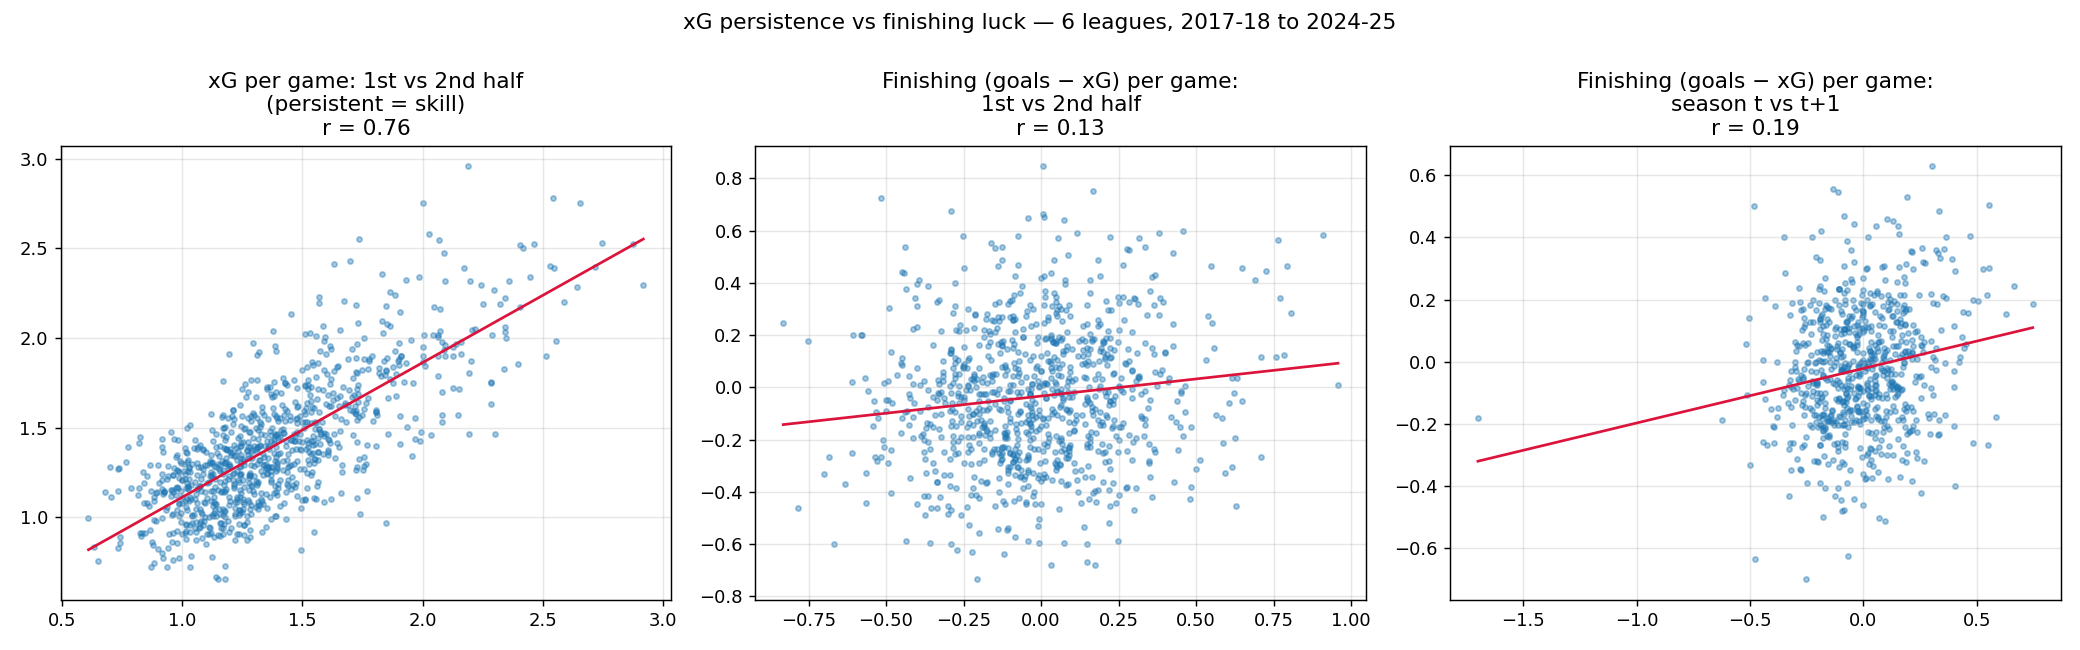

Reproduce this figure in Python.
"""xG over/under-performance study on the bundled FBref data.

Questions answered (all leagues, 2017-18 -> 2024-25):
1. Is finishing over-performance (goals - xG) persistent skill or luck?
   Split-half and season-to-season correlations.
2. Does first-half-of-season xG difference predict second-half points better
   than actual goal difference does?

Outputs printed stats, research/results_xg.json and research/xg_analysis.png.

Usage:
    python research/xg_analysis.py [--db /tmp/pl.db]
"""

import argparse
import json
import sqlite3
from pathlib import Path

import matplotlib

matplotlib.use("Agg")
import matplotlib.pyplot as plt  # noqa: E402
import numpy as np  # noqa: E402
import pandas as pd  # noqa: E402


def load_team_games(db_path):
    conn = sqlite3.connect(db_path)
    df = pd.read_sql(
        """SELECT g.id game_id, g.date, g.season, l.name league,
                  gs.team_id, gs.xG,
                  CASE WHEN gs.team_id = g.home_team_id THEN g.home_goals
                       ELSE g.away_goals END goals_for,
                  CASE WHEN gs.team_id = g.home_team_id THEN g.away_goals
                       ELSE g.home_goals END goals_against
           FROM game_stats gs
           JOIN game g ON g.id = gs.game_id
           JOIN league l ON l.id = g.league_id""",
        conn,
        parse_dates=["date"],
    )
    conn.close()
    df["points"] = np.select(
        [df.goals_for > df.goals_against, df.goals_for == df.goals_against],
        [3, 1], default=0)
    # opponent xG against this team (for xG-difference)
    opp = df[["game_id", "team_id", "xG"]].rename(
        columns={"team_id": "opp_id", "xG": "xG_against"})
    df = df.merge(opp, on="game_id")
    df = df[df.team_id != df.opp_id].drop(columns="opp_id")
    return df.sort_values(["team_id", "date"]).reset_index(drop=True)


def split_half(df):
    """Tag each team-season game as first or second half of that team's season."""
    df = df.copy()
    df["game_no"] = df.groupby(["team_id", "season"]).cumcount()
    n_games = df.groupby(["team_id", "season"])["game_no"].transform("max") + 1
    df["half"] = np.where(df["game_no"] < n_games / 2, 1, 2)
    return df


def per_half_aggregates(df):
    agg = (
        df.groupby(["team_id", "season", "half"])
        .agg(games=("points", "size"), points=("points", "sum"),
             goals=("goals_for", "sum"), xg=("xG", "sum"),
             goals_against=("goals_against", "sum"),
             xg_against=("xG_against", "sum"))
        .reset_index()
    )
    agg["overperf_pg"] = (agg.goals - agg.xg) / agg.games
    agg["gdiff_pg"] = (agg.goals - agg.goals_against) / agg.games
    agg["xgdiff_pg"] = (agg.xg - agg.xg_against) / agg.games
    agg["ppg"] = agg.points / agg.games
    return agg


def main():
    parser = argparse.ArgumentParser()
    parser.add_argument("--db", default="/tmp/pl.db")
    args = parser.parse_args()

    df = split_half(load_team_games(args.db))
    agg = per_half_aggregates(df)
    h1 = agg[agg.half == 1].set_index(["team_id", "season"])
    h2 = agg[agg.half == 2].set_index(["team_id", "season"])
    both = h1.join(h2, lsuffix="_h1", rsuffix="_h2", how="inner")
    both = both[(both.games_h1 >= 15) & (both.games_h2 >= 15)]

    results = {"n_team_seasons": len(both)}

    # 1. split-half persistence
    results["split_half_correlations"] = {
        "xG_per_game (skill check)": round(
            float(np.corrcoef(both.xg_h1 / both.games_h1,
                              both.xg_h2 / both.games_h2)[0, 1]), 3),
        "finishing_overperformance (goals - xG)": round(
            float(np.corrcoef(both.overperf_pg_h1, both.overperf_pg_h2)[0, 1]), 3),
    }

    # season-to-season finishing persistence
    season_team = (
        df.groupby(["team_id", "season"])
        .agg(games=("points", "size"), goals=("goals_for", "sum"), xg=("xG", "sum"))
        .reset_index()
    )
    season_team["overperf_pg"] = (season_team.goals - season_team.xg) / season_team.games
    season_team["next_season"] = season_team.season.str[:4].astype(int) + 1
    season_team["next_season"] = (
        season_team.next_season.astype(str) + "-"
        + (season_team.next_season + 1).astype(str))
    pairs = season_team.merge(
        season_team, left_on=["team_id", "next_season"],
        right_on=["team_id", "season"], suffixes=("_t", "_t1"))
    results["season_to_season_overperformance_corr"] = round(
        float(np.corrcoef(pairs.overperf_pg_t, pairs.overperf_pg_t1)[0, 1]), 3)
    results["n_season_pairs"] = len(pairs)

    # 2. which first-half signal predicts second-half points best?
    results["predicting_h2_ppg_from_h1"] = {
        "h1 points per game": round(float(np.corrcoef(both.ppg_h1, both.ppg_h2)[0, 1]), 3),
        "h1 goal difference per game": round(
            float(np.corrcoef(both.gdiff_pg_h1, both.ppg_h2)[0, 1]), 3),
        "h1 xG difference per game": round(
            float(np.corrcoef(both.xgdiff_pg_h1, both.ppg_h2)[0, 1]), 3),
    }

    print(json.dumps(results, indent=2))
    Path("research/results_xg.json").write_text(json.dumps(results, indent=2))

    fig, axes = plt.subplots(1, 3, figsize=(16, 5))
    panels = [
        (both.xg_h1 / both.games_h1, both.xg_h2 / both.games_h2,
         "xG per game: 1st vs 2nd half\n(persistent = skill)"),
        (both.overperf_pg_h1, both.overperf_pg_h2,
         "Finishing (goals − xG) per game:\n1st vs 2nd half"),
        (pairs.overperf_pg_t, pairs.overperf_pg_t1,
         "Finishing (goals − xG) per game:\nseason t vs t+1"),
    ]
    for ax, (x, y, title) in zip(axes, panels):
        ax.scatter(x, y, s=8, alpha=0.4)
        r = np.corrcoef(x, y)[0, 1]
        b, a = np.polyfit(x, y, 1)
        xs = np.linspace(x.min(), x.max(), 10)
        ax.plot(xs, a + b * xs, color="crimson", lw=1.5)
        ax.set_title(f"{title}\nr = {r:.2f}")
        ax.grid(alpha=0.3)
    fig.suptitle("xG persistence vs finishing luck — 6 leagues, 2017-18 to 2024-25")
    fig.tight_layout()
    fig.savefig("research/xg_analysis.png", dpi=130)
    print("written research/results_xg.json and research/xg_analysis.png")


if __name__ == "__main__":
    main()
